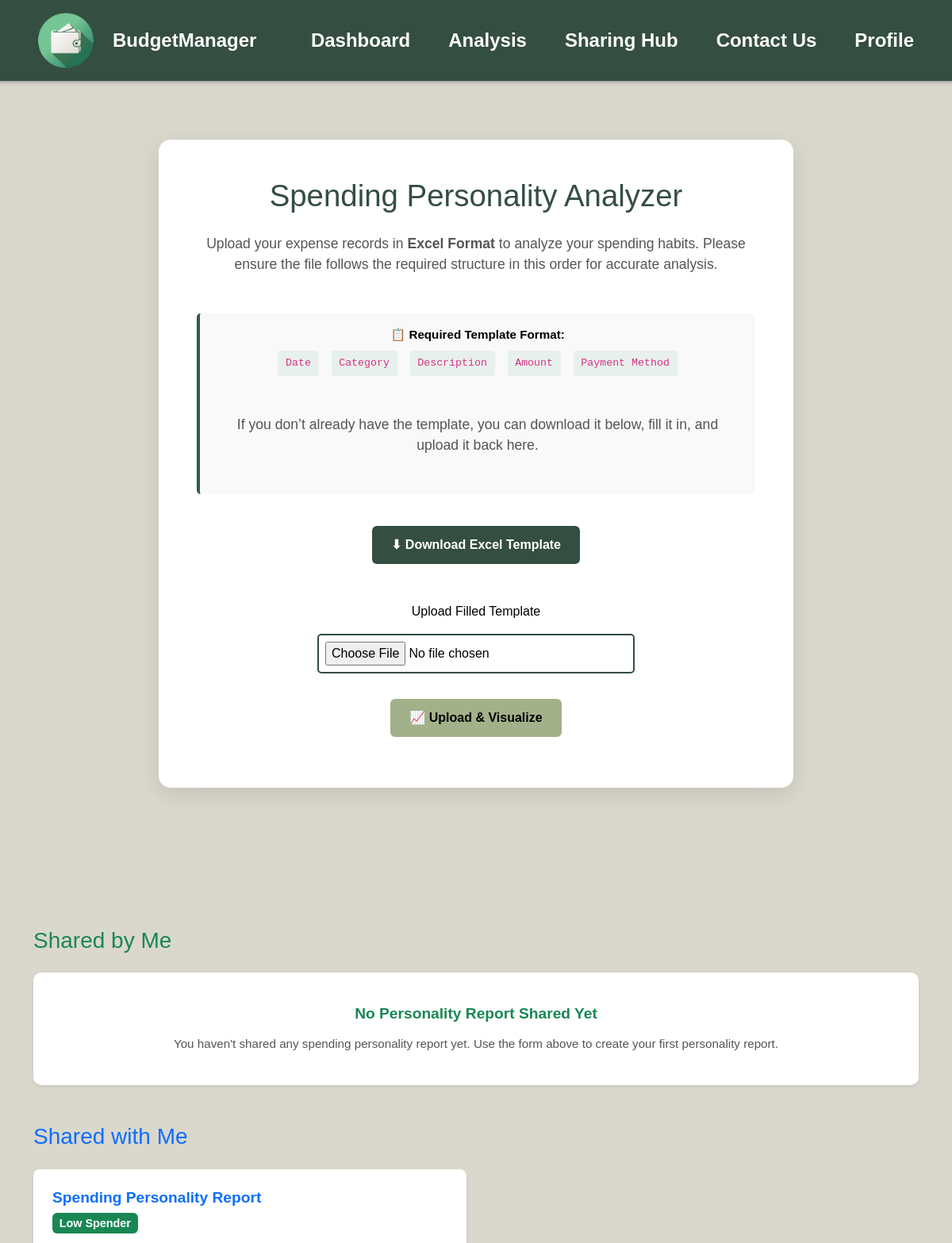
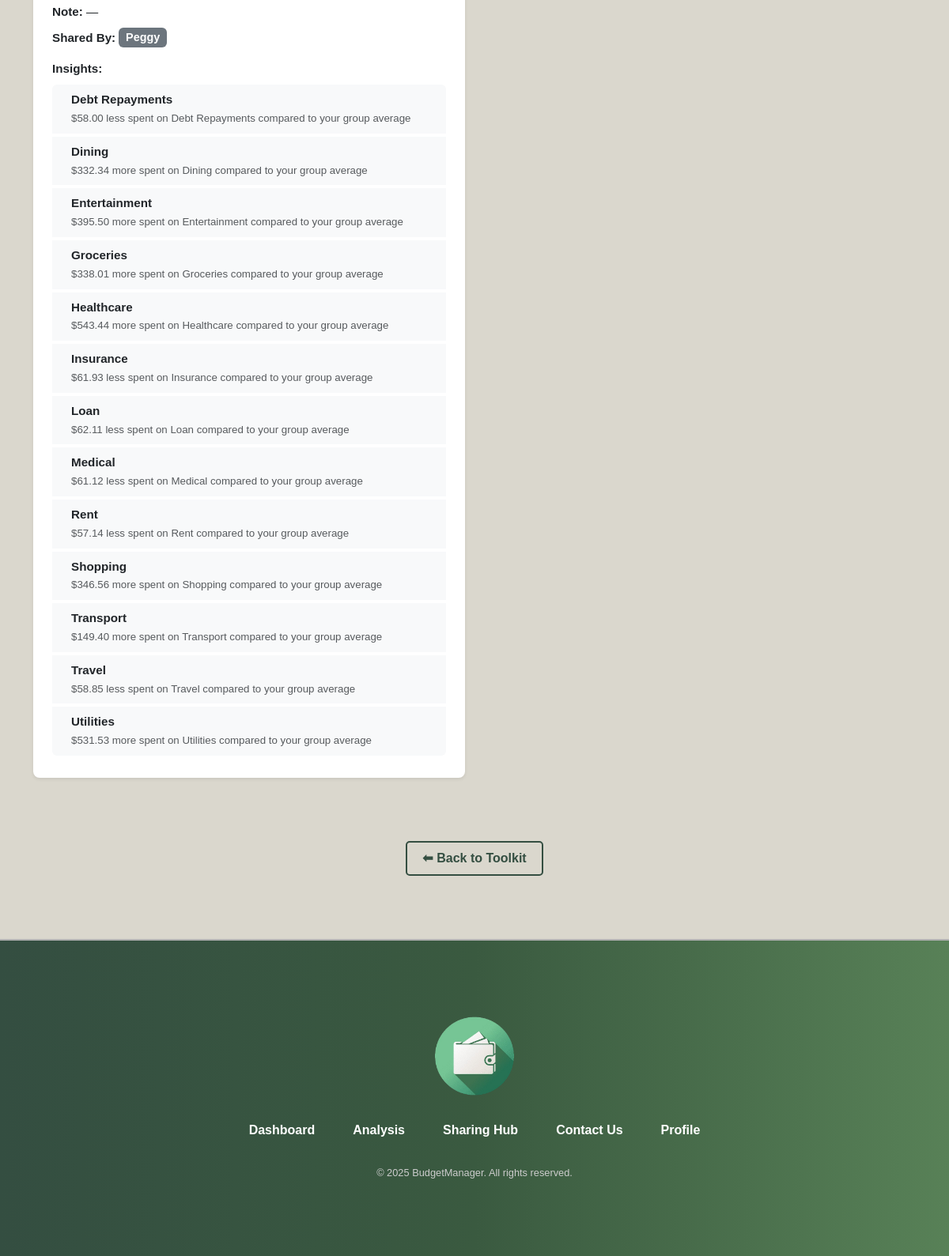
The app's page /spending-personality-analyzer (signed in) with its own data (2 pictures, top to bottom).
### models/spending_personality_share.py (models this page shows)
class SpendingPersonalityShare(db.Model):
    __tablename__ = 'spending_personality_shares'
    id = db.Column(db.Integer, primary_key=True)
    owner_id = db.Column(db.Integer, db.ForeignKey('users.id'), nullable=False)
    shared_with_user_id = db.Column(db.Integer, db.ForeignKey('users.id'), nullable=False)
    cluster_name = db.Column(db.String(100))
    top_insights = db.Column(db.Text)  # JSON string of top 3 insights
    note = db.Column(db.Text)
    created_at = db.Column(db.DateTime, default=datetime.utcnow)
    owner = db.relationship('User', foreign_keys=[owner_id], backref='spending_shares_owned')
    shared_user = db.relationship('User', foreign_keys=[shared_with_user_id], backref='spending_shares_received')

### models/user.py (models this page shows, shortened)
class User(db.Model):
    __tablename__ = 'users'
    id = db.Column(db.Integer, primary_key=True)
    name = db.Column(db.String(100), nullable=False)
    email = db.Column(db.String(100), unique=True, nullable=False)
    password_hash = db.Column(db.String(256), nullable=False)
    created_at = db.Column(db.DateTime, default=datetime.utcnow)

### app.py (the view, shortened to what this page needs)
@app.route('/spending-personality-analyzer', methods=['GET', 'POST'])
@login_required_custom
def spending_personality_analyzer():
    user_id = session.get('user_id')
    shared_by_me = SpendingPersonalityShare.query.filter_by(owner_id=user_id).all()
    shared_with_me = SpendingPersonalityShare.query.filter_by(shared_with_user_id=user_id).all()
    users = User.query.filter(User.id != user_id).all()
    return render_template(
        'spending_personality_analyzer.html',
        insights=[],
        cluster_name="No data",
        bar_chart={},
        is_loaded=False,
        shared_by_me=shared_by_me,
        shared_with_me=shared_with_me,
        users=users
    )

### app.py (called while the page is built)
def login_required_custom(f):
    @wraps(f)
    def decorated_function(*args, **kwargs):
        if 'user_id' not in session:
            flash('please login first', 'warning')
            return redirect(url_for('login'))
        return f(*args, **kwargs)
    return decorated_function

@app.template_filter('fromjson')
def fromjson_filter(value):
    try:
        return json.loads(value)
    except Exception:
        return []

### templates/spending_personality_analyzer.html (shortened to what this page needs)
{% extends "layout_user.html" %}
{% block styles %}
<link href="https://cdn.jsdelivr.net/npm/bootstrap@5.3.5/dist/css/bootstrap.min.css" rel="stylesheet">
<link rel="stylesheet" href="{{ url_for('static', filename='css/style.css') }}">
<link rel="stylesheet" href="{{ url_for('static', filename='css/analysis.css') }}">
<link rel="stylesheet" href="{{ url_for('static', filename='css/analysis_tools.css') }}">
<link rel="stylesheet" href="{{ url_for('static', filename='css/spending_analyser.css') }}">
{% endblock %}
{% block content %}
<div class="main-content-with-navbar">
    <section class="container personality-section">
        <div class="personality-container">
            <h2>Spending Personality Analyzer</h2>
            <p class="mt-4 mb-5">
                Upload your expense records in <strong>Excel Format</strong> to analyze your spending habits.
                Please ensure the file follows the required structure in this order for accurate analysis.
            </p>
            <div class="template-guidelines mb-4">
                <strong>📋 Required Template Format:</strong>
                <ul class="template-fields mt-2">
                    <li><code>Date</code></li>
                    <li><code>Category</code></li>
                    <li><code>Description</code></li>
                    <li><code>Amount</code></li>
                    <li><code>Payment Method</code></li>
                </ul>
                <p class="mt-5">
                  If you don’t already have the template, you can download it below, fill it in, and upload it back here.
                </p>
            </div>
            <a href="{{ url_for('download_template') }}" class="btn-primary">⬇ Download Excel Template</a>
            <form method="POST" enctype="multipart/form-data" action="{{ url_for('spending_personality_analyzer') }}" class="upload-form">
                <label for="file">Upload Filled Template</label>
                <input type="file" name="file" id="file" accept=".xlsx" required>
                <button type="submit" class="btn-secondary">📈 Upload & Visualize</button>
              </form>
            </div>
        </div>
    <div class="container my-5">
        <h3 class="mt-5 mb-4 text-success">Shared by Me</h3>
        <div class="row row-cols-1 row-cols-md-2 g-4">
        {% if shared_by_me|length == 0 %}
            <div class="col-12 w-100">
                <div class="card goal-card text-center bg-white shadow-sm p-4 border-0">
                    <div class="card-body text-muted">
                        <h5 class="card-title text-success mb-3">No Personality Report Shared Yet</h5>
                        <p class="card-text">You haven't shared any spending personality report yet. Use the form above to create your first personality report.</p>
                    </div>
                </div>
            </div>
        {% endif %}
        </div>
        <h3 class="mt-5 mb-4 text-primary">Shared with Me</h3>
        <div class="row row-cols-1 row-cols-md-2 g-4">
        {% for share in shared_with_me %}
        <div class="col" id="shared-card-{{ share.id }}">
            <div class="card h-100 shadow-sm border-0 rounded-3">
            <div class="card-body p-4">
                <h5 class="card-title text-primary mb-2">Spending Personality Report</h5>
                <h6 class="mb-3"><span class="badge bg-success">{{ share.cluster_name }}</span></h6>
                <p class="mb-2">
                <strong>Note:</strong> {{ share.note or '—' }}
                </p>
                <p class="mb-3">
                <strong>Shared By:</strong> <span class="badge bg-secondary">{{ share.owner.name }}</span>
                </p>
                <p class="fw-bold mb-2">Insights:</p>
                <ul class="list-group">
                {% for insight in share.top_insights | fromjson %}
                <li class="list-group-item d-flex justify-content-between align-items-start">
                    <div class="ms-2 me-auto">
                    <div class="fw-semibold">{{ insight.category }}</div>
                    <small class="text-muted">{{ insight.message }}</small>
                    </div>
                </li>
                {% endfor %}
                </ul>
            </div>
            </div>
        </div>
        {% endfor %}
        </div>
    </div>
    <div style="display: flex; justify-content: center;" class="back-to-toolkit-button">
        <a href="{{ url_for('analysis') }}" class="tool-button">⬅ Back to Toolkit</a>
    </div>
{% endblock %}

### static/css/style.css (style rules this page uses)
body, h1, ul, li, a { margin: 0; padding: 0; list-style: none; text-decoration: none; color: inherit; }
body { font-family: 'Arial', sans-serif; background-color: #DAD7CD; color: #000; display: flex; flex-direction: column; }
body, html { scroll-behavior: smooth; height: 100%; }

### static/css/analysis.css (style rules this page uses)
.main-content-with-navbar { margin-top: 7rem; margin-bottom: 7rem; }
.tool-button { display: inline-block; margin-top: 3rem; padding: 0.5rem 1.2rem; border: 2px solid #344E41; background-color: transparent; color: #344E41; font-weight: bold; text-decoration: none; border-radius: 5px; transition: all 0.3s ease; }

### static/css/analysis_tools.css (style rules this page uses)
.btn-primary, .btn-secondary { display: inline-block; padding: 0.75rem 1.5rem; margin: 1rem 0; font-size: 1rem; font-weight: bold; border-radius: 6px; text-decoration: none; transition: all 0.3s ease; }
.btn-primary { background-color: #344E41; color: #fff; border: none; }
.btn-secondary { background-color: #A3B18A; color: #000; border: none; }
.upload-form { margin-top: 2rem; display: flex; flex-direction: column; gap: 1rem; align-items: center; }
.upload-form input[type="file"] { border: 2px solid #344E41; padding: 0.5rem; border-radius: 5px; width: 100%; max-width: 400px; }
.template-guidelines { background-color: #f9f9f9; padding: 1rem 1.2rem; border-left: 4px solid #2c5c4e; border-radius: 5px; font-size: 0.95rem; }
.template-fields { display: flex; flex-wrap: wrap; gap: 1rem; margin-left: 0; padding-left: 0; list-style: none; justify-content: center; color: #333; }
.template-fields li { background-color: #e8f0ed; padding: 0.3rem 0.6rem; border-radius: 4px; font-family: monospace; }
.personality-section { background-color: #DAD7CD; padding: 4rem 1rem; display: flex; justify-content: center; }
.personality-container { background: #fff; padding: 3rem; border-radius: 15px; box-shadow: 0 8px 30px rgba(0, 0, 0, 0.1); max-width: 800px; width: 100%; text-align: center; }
.personality-container h2 { font-size: 2.4rem; color: #344E41; margin-bottom: 0.5rem; }
.personality-container p { font-size: 1.1rem; margin-bottom: 2rem; color: #555; }
.back-to-toolkit-button { padding-top: -1rem; margin-top: -1rem; padding-bottom: 5rem; }
.goal-card { background-color: #fff; border-radius: 10px; box-shadow: 0 8px 20px rgba(0, 0, 0, 0.05); padding: 1.5rem; transition: transform 0.3s ease; }
.card-title { font-size: 1.2rem; font-weight: bold; }
.card-text { font-size: 0.95rem; color: #555; }
.badge { font-size: 0.9rem; padding: 0.4em 0.6em; }

### static/css/spending_analyser.css (style rules this page uses)
.card-title { font-weight: 600; }
.card-body p, .card-body ul { font-size: 0.95rem; }
.list-group-item { background-color: #f8f9fa; border: none; margin-bottom: 4px; }

### records on screen
SpendingPersonalityShare: cluster_name "Low Spender", note "—", owner.name "Peggy", category "Debt Repayments" "Dining" "Entertainment" "Groceries" "Healthcare" "Insurance" "Loan" "Medical" "Rent" "Shopping" "Transport" "Travel" "Utilities", message "$58.00 less spent on Debt Repayments compared to your group average" "$332.34 more spent on Dining compared to your group average" "$395.50 more spent on Entertainment compared to your group average" "$338.01 more spent on Groceries compared to your group average" "$543.44 more spent on Healthcare compared to your group average" "$61.93 less spent on Insurance compared to your group average" "$62.11 less spent on Loan compared to your group average" "$61.12 less spent on Medical compared to your group average" "$57.14 less spent on Rent compared to your group average" "$346.56 more spent on Shopping compared to your group average" "$149.40 more spent on Transport compared to your group average" "$58.85 less spent on Travel compared to your group average" "$531.53 more spent on Utilities compared to your group average"
